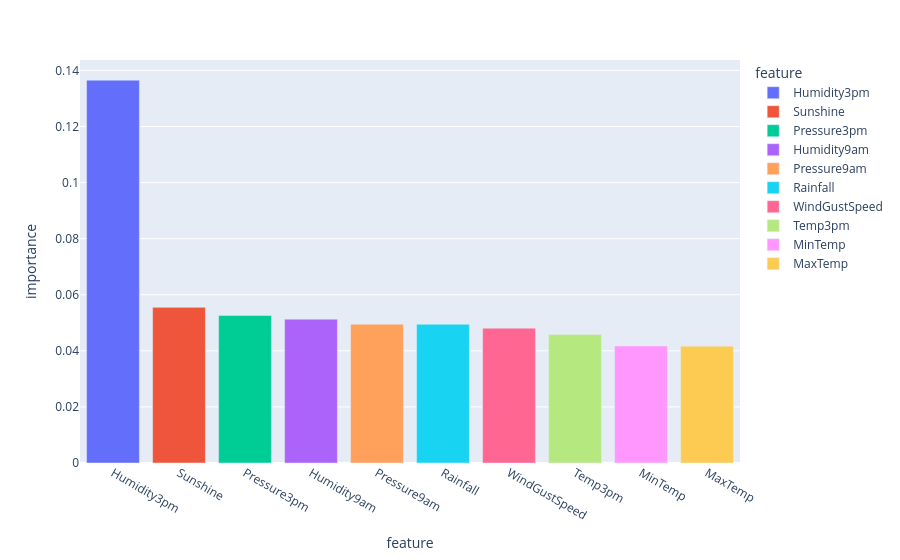

Here is the notebook cell this chart was saved with:
### Code cell
px.bar(
    data_frame=importance_df.head(10),
    x='feature',
    y='importance',
    color='feature'
)

### Figure 1 — Plotly figure (JSON) as saved in the notebook; plotly's stock layout.template omitted (floating-point values rounded to 4 significant figures)
{"data": [{"hovertemplate": "feature=%{x}<br>importance=%{y}<extra></extra>", "legendgroup": "Humidity3pm", "marker": {"color": "#636efa", "pattern": {"shape": ""}}, "name": "Humidity3pm", "orientation": "v", "showlegend": true, "textposition": "auto", "x": ["Humidity3pm"], "xaxis": "x", "y": [0.1365], "yaxis": "y", "type": "bar"}, {"hovertemplate": "feature=%{x}<br>importance=%{y}<extra></extra>", "legendgroup": "Sunshine", "marker": {"color": "#EF553B", "pattern": {"shape": ""}}, "name": "Sunshine", "orientation": "v", "showlegend": true, "textposition": "auto", "x": ["Sunshine"], "xaxis": "x", "y": [0.05551], "yaxis": "y", "type": "bar"}, {"hovertemplate": "feature=%{x}<br>importance=%{y}<extra></extra>", "legendgroup": "Pressure3pm", "marker": {"color": "#00cc96", "pattern": {"shape": ""}}, "name": "Pressure3pm", "orientation": "v", "showlegend": true, "textposition": "auto", "x": ["Pressure3pm"], "xaxis": "x", "y": [0.05261], "yaxis": "y", "type": "bar"}, {"hovertemplate": "feature=%{x}<br>importance=%{y}<extra></extra>", "legendgroup": "Humidity9am", "marker": {"color": "#ab63fa", "pattern": {"shape": ""}}, "name": "Humidity9am", "orientation": "v", "showlegend": true, "textposition": "auto", "x": ["Humidity9am"], "xaxis": "x", "y": [0.0513], "yaxis": "y", "type": "bar"}, {"hovertemplate": "feature=%{x}<br>importance=%{y}<extra></extra>", "legendgroup": "Pressure9am", "marker": {"color": "#FFA15A", "pattern": {"shape": ""}}, "name": "Pressure9am", "orientation": "v", "showlegend": true, "textposition": "auto", "x": ["Pressure9am"], "xaxis": "x", "y": [0.04949], "yaxis": "y", "type": "bar"}, {"hovertemplate": "feature=%{x}<br>importance=%{y}<extra></extra>", "legendgroup": "Rainfall", "marker": {"color": "#19d3f3", "pattern": {"shape": ""}}, "name": "Rainfall", "orientation": "v", "showlegend": true, "textposition": "auto", "x": ["Rainfall"], "xaxis": "x", "y": [0.04946], "yaxis": "y", "type": "bar"}, {"hovertemplate": "feature=%{x}<br>importance=%{y}<extra></extra>", "legendgroup": "WindGustSpeed", "marker": {"color": "#FF6692", "pattern": {"shape": ""}}, "name": "WindGustSpeed", "orientation": "v", "showlegend": true, "textposition": "auto", "x": ["WindGustSpeed"], "xaxis": "x", "y": [0.04809], "yaxis": "y", "type": "bar"}, {"hovertemplate": "feature=%{x}<br>importance=%{y}<extra></extra>", "legendgroup": "Temp3pm", "marker": {"color": "#B6E880", "pattern": {"shape": ""}}, "name": "Temp3pm", "orientation": "v", "showlegend": true, "textposition": "auto", "x": ["Temp3pm"], "xaxis": "x", "y": [0.04586], "yaxis": "y", "type": "bar"}, {"hovertemplate": "feature=%{x}<br>importance=%{y}<extra></extra>", "legendgroup": "MinTemp", "marker": {"color": "#FF97FF", "pattern": {"shape": ""}}, "name": "MinTemp", "orientation": "v", "showlegend": true, "textposition": "auto", "x": ["MinTemp"], "xaxis": "x", "y": [0.04175], "yaxis": "y", "type": "bar"}, {"hovertemplate": "feature=%{x}<br>importance=%{y}<extra></extra>", "legendgroup": "MaxTemp", "marker": {"color": "#FECB52", "pattern": {"shape": ""}}, "name": "MaxTemp", "orientation": "v", "showlegend": true, "textposition": "auto", "x": ["MaxTemp"], "xaxis": "x", "y": [0.04166], "yaxis": "y", "type": "bar"}], "layout": {"xaxis": {"anchor": "y", "domain": [0.0, 1.0], "title": {"text": "feature"}, "categoryorder": "array", "categoryarray": ["Humidity3pm", "Sunshine", "Pressure3pm", "Humidity9am", "Pressure9am", "Rainfall", "WindGustSpeed", "Temp3pm", "MinTemp", "MaxTemp"]}, "yaxis": {"anchor": "x", "domain": [0.0, 1.0], "title": {"text": "importance"}}, "legend": {"title": {"text": "feature"}, "tracegroupgap": 0}, "margin": {"t": 60}, "barmode": "relative"}}
